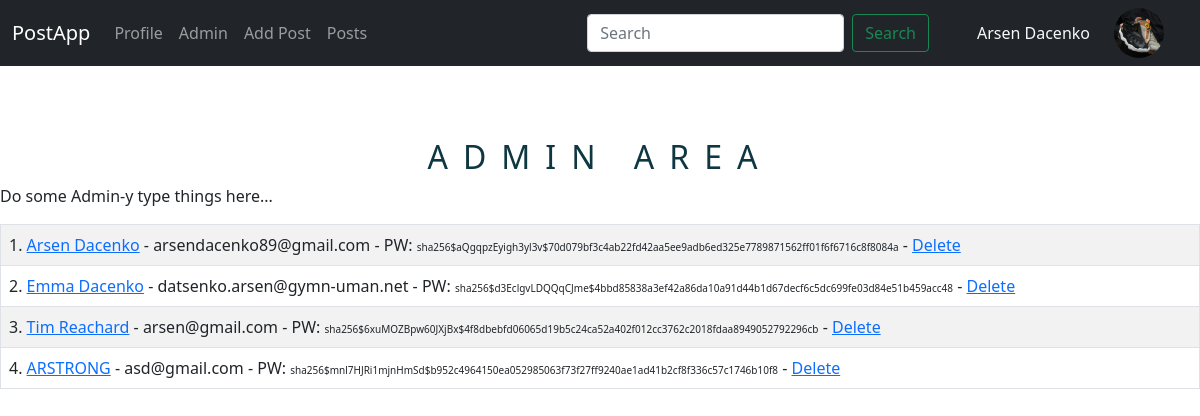
The page /admin (signed in) on the database its author committed.
### app.py (models this page shows, shortened)
class Users(db.Model, UserMixin):
    id = db.Column(db.Integer, primary_key=True)
    username = db.Column(db.String(30), nullable=False, unique=True)
    email = db.Column(db.String(120), nullable=False, unique=True)
    date_added =db.Column(db.DateTime, default=datetime.utcnow)
    profile_pic = db.Column(db.String(), nullable=True)
    password_hash = db.Column(db.String(128))
    posts = db.relationship('Posts', backref='poster')
    @property
    def password(self):
        raise AttributeError('passwod is not a readable!')

### app.py (the view)
@app.route('/admin')
@login_required
def admin():
    p = Posts.query.order_by(Posts.date_added.desc()).first()
    if p:
        flash("Add a new post")
    id = current_user.id
    if id == 1:
        our_users = Users.query.order_by(Users.date_added)
        return render_template('admin.html', our_users=our_users, post=p)  # Pass 'p' to the template
    else:
        flash("Sorry, you must be the Admin to access the Admin Page")
        return redirect(url_for('dashboard'))

### app.py
class SearchForm(FlaskForm):
    searched = StringField("Searched", validators=[DataRequired()])
    search_by_id = IntegerField("Search by ID")
    submit = SubmitField("Submit")

### app.py (called while the page is built)
@login_manager.user_loader
def load_user(user_id):
    return Users.query.get(int(user_id))

@app.context_processor
def base():
    form = SearchForm()
    return dict(form=form)

### templates/admin.html
{% extends 'base.html' %}
{% block content %}
<br>
<br>
<br>
    <h2>Admin Area</h2>
    <p>Do some Admin-y type things here...</p>
    <div class="table-responsive">
        <table class="col-lg-50 col-md-50 col-sm-50 col-xs-50 table table-hover table table-striped table table-bordered">
            {% for our_user in our_users %}
                <tr>
                    <td>
                        {{ our_user.id }}. <a href="{{ url_for('update', id=our_user.id) }}">{{ our_user.username }}</a>
                        - {{ our_user.email }}
                        - PW: <span class="password-cell">{{ our_user.password_hash }}</span>
                        - <a href="{{ url_for('delete', id=our_user.id) }}">Delete</a><br>
                    </td>
                </tr>
            {% endfor %}
        </table>
    </div>
{% endblock %}

### templates/navbar.html (shortened to what this page needs)
<nav class="navbar navbar-expand-lg navbar-dark bg-dark">
    <div class="container-fluid">
      <a class="navbar-brand" href="{{ url_for('index') }}">PostApp</a>
      <div class="collapse navbar-collapse" id="navbarSupportedContent">
        <ul class="navbar-nav me-auto mb-2 mb-lg-0">
          <li class="nav-item">
            <a class="nav-link" href="{{ url_for('dashboard') }}">Profile</a>
          </li>
          {% if current_user.id == 1 %}
            <li class="nav-item">
              <a class="nav-link" href="{{ url_for('admin') }}">Admin</a>
            </li>
            <li class="nav-item">
              <a class="nav-link" href="{{ url_for('add_post') }}">Add Post</a>
            </li>
            <li class="nav-item">
              <a class="nav-link" href="{{ url_for('posts') }}">Posts</a>
            </li>
          {% endif %}
        </ul>
        <form method="post" action="{{ url_for('search') }}" class="d-flex">
          <input class="form-control me-2" type="search" placeholder="Search" aria-label="Search" name="searched">
          <button class="btn btn-outline-success me-5" type="submit">Search</button>
        </form>
        <div class="text-light">
          <span class="usernamecs">{{ current_user.username }}</span>
        </div>
        <br>
        <div class="nav-item mx-4 profile-pic-block">
          {% if current_user.profile_pic %}
              <img class="profile-pic" src="{{ url_for('static', filename='imeges/' + current_user.profile_pic) }}" width="50" height="50">
          {% else %}
              <img src="{{ url_for('static', filename='imeges/defaulticondds.png') }}" width="50">
          {% endif %}
      </div>
    </div>
</nav>

### static/CSS/style.css (style rules this page uses)
body { padding: 0; margin: 0; }
.navbar { position: fixed; margin-bottom: 0; }
h2 { position: relative; font-size: 6em; letter-spacing: 15px; color: #0e3742; text-transform: uppercase; text-align: center; margin-top: 30px; line-height: 0.70em; outline: none; animation: animate 4s linear infinite; }
.profile-pic { top: -30px; border-radius: 50%; object-fit: cover; }
.navbar { z-index: 1000; }
.password-cell { max-width: 10%; overflow: hidden; text-overflow: ellipsis; font-size: 10px; }

### rows shown on the page
Users: username "Arsen Dacenko", profile_pic (picture), id "1", email "arsendacenko89@gmail.com", password_hash "sha256$aQgqpzEyigh3yl3v$70d079bf3c4ab22fd42aa5ee9adb6ed325e7789871562ff01f6f6716c8f8084a"
Users: id "2", username "Emma Dacenko", email "datsenko.arsen@gymn-uman.net", password_hash "sha256$d3EclgvLDQQqCJme$4bbd85838a3ef42a86da10a91d44b1d67decf6c5dc699fe03d84e51b459acc48"
Users: id "3", username "Tim Reachard", email "arsen@gmail.com", password_hash "sha256$6xuMOZBpw60JXjBx$4f8dbebfd06065d19b5c24ca52a402f012cc3762c2018fdaa8949052792296cb"
Users: id "4", username "ARSTRONG", email "asd@gmail.com", password_hash "sha256$mnl7HJRi1mjnHmSd$b952c4964150ea052985063f73f27ff9240ae1ad41b2cf8f336c57c1746b10f8"
